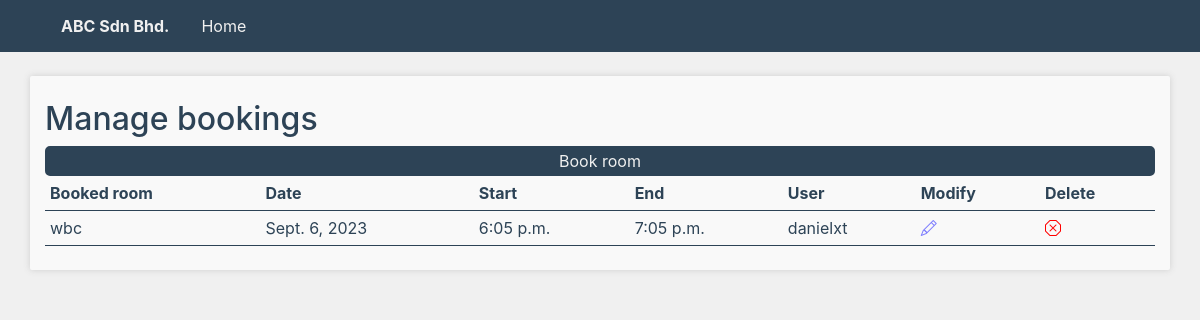
Page /bookingManagement on the earlier database version.
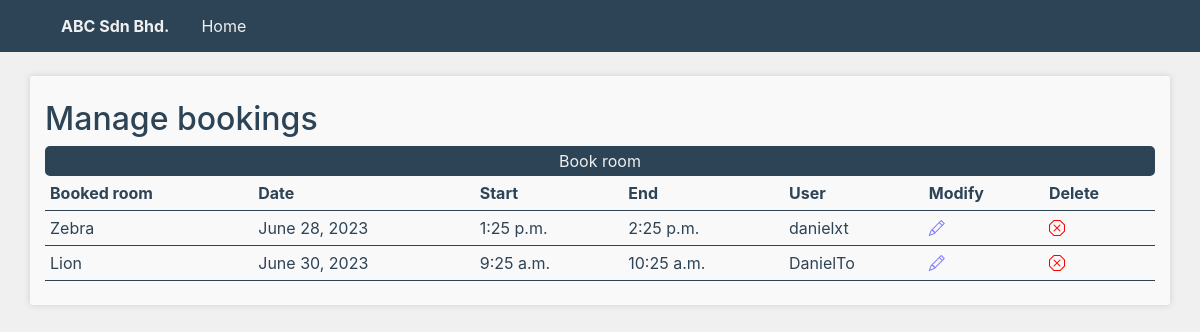
Same page on the later database version.
### booking/models.py (models this page shows, shortened)
class RoomBooking(models.Model):
    roomName = models.ForeignKey('rooms.Room', on_delete=models.CASCADE)
    userName = models.ForeignKey(User, on_delete=models.CASCADE, default="")
    date = models.DateField()
    start = models.TimeField()
    end = models.TimeField()
    class Meta:
        constraints = [
            models.CheckConstraint(check=Q(start__lte=F('end')), name='start_before_end')
        ]

### rooms/models.py (models this page shows)
class Room(models.Model):
    roomName = models.CharField(max_length=50, unique=True)
    capacity = models.IntegerField(default=0)
    createdAt = models.DateTimeField(auto_now_add=True)
    def __str__(self):
        return self.roomName

### booking/views.py (the view)
# urls.py: path('', bookingManagementView, name='bookingManagement'),
def bookingManagementView(request):
    bookings = RoomBooking.objects.all()
    context = {'roomBooking' :bookings}
    return render(request, "bookingManagement.html", context)

### templates/bookingManagement.html (shortened to what this page needs)
{% extends 'base.html' %}
{% block content %}
    <br>
    <div class="container py-4 boxColor boxShadow">
        <h2>Manage bookings</h2>
        <button><a href="{% url 'roomBooking' %}">Book room</a></button>
                    <table class="dataTable">
                        <tr style="font-weight:bold">
                            <th>Booked room</th>
                            <th>Date</th>
                            <th>Start</th>
                            <th>End</th>
                            <th>User</th>
                            <th>Modify</th>
                            <th>Delete</th>
                        </tr>
                        <tr>
                            {% for booking in roomBooking %}
                                <tr>
                                    <td>{{booking.roomName}}</td>
                                    <td>{{booking.date}}</td>
                                    <td>{{booking.start}}</td>
                                    <td>{{booking.end}}</td>
                                    <td>{{booking.userName}}</td>
                                    <td><a href="bookingManagement/modifyBooking/{{booking.id}}"><i class="bi bi-pencil"></i></a></td>
                                    <td><a href="bookingManagement/deleteBooking/{{booking.id}}"><i class="bi bi-x-octagon"></i></a></td>
                                </tr>
                            {% endfor %}
                        </tr>
                    </table>
    </div>
{% endblock %}

Differences in the rows shown:
removed RoomBooking: roomName "wbc", date "Sept. 6, 2023", start "6:05 p.m.", end "7:05 p.m.", userName "danielxt"
added RoomBooking: roomName "Zebra", date "June 28, 2023", start "1:25 p.m.", end "2:25 p.m.", userName "danielxt"
added RoomBooking: roomName "Lion", date "June 30, 2023", start "9:25 a.m.", end "10:25 a.m.", userName "DanielTo"
